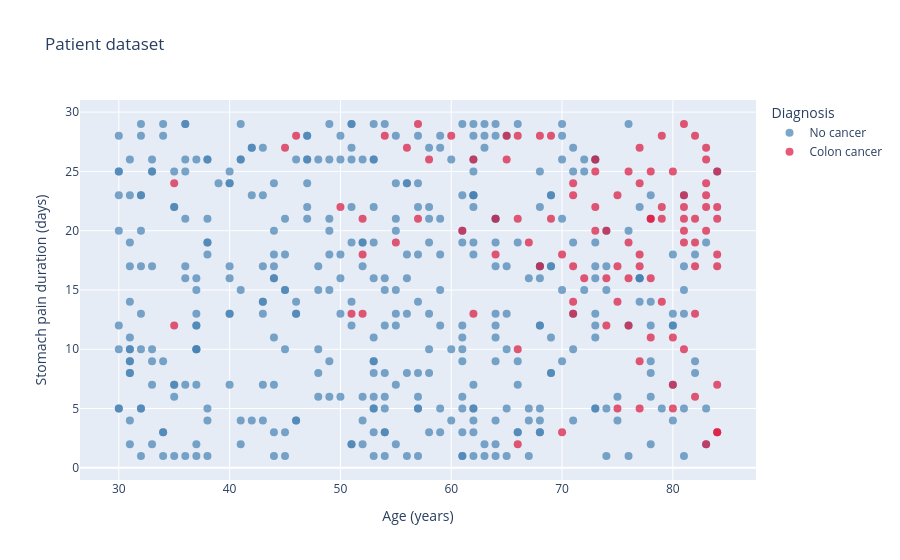

The notebook cell saved with this chart:
### Markdown cell above
### Let's have a look at the dataset first

### Code cell
fig = px.scatter(
df_cancer,
x='age',
y='stomach_pain_duration',
color=df_cancer['has_colon_cancer'].map({0: 'No cancer', 1: 'Colon cancer'}),
color_discrete_map={'No cancer': 'steelblue', 'Colon cancer': 'crimson'},
labels={
'age': 'Age (years)',
'stomach_pain_duration': 'Stomach pain duration (days)',
'color': 'Diagnosis'
},
title='Patient dataset',
opacity=0.7,
)

fig.update_traces(marker=dict(size=8))
fig.show()

### Figure 1 — Plotly figure (JSON) as saved in the notebook; plotly's stock layout.template omitted (floating-point values rounded to 4 significant figures; data arrays with more than 128 entries replaced by an {"elided": "..."} marker saying what was removed)
{"data": [{"hovertemplate": "Diagnosis=No cancer<br>Age (years)=%{x}<br>Stomach pain duration (days)=%{y}<extra></extra>", "legendgroup": "No cancer", "marker": {"color": "steelblue", "opacity": 0.7, "size": 8, "symbol": "circle"}, "mode": "markers", "name": "No cancer", "orientation": "v", "showlegend": true, "type": "scatter", "x": {"elided": "398 int values"}, "xaxis": "x", "y": {"elided": "398 int values"}, "yaxis": "y"}, {"hovertemplate": "Diagnosis=Colon cancer<br>Age (years)=%{x}<br>Stomach pain duration (days)=%{y}<extra></extra>", "legendgroup": "Colon cancer", "marker": {"color": "crimson", "opacity": 0.7, "size": 8, "symbol": "circle"}, "mode": "markers", "name": "Colon cancer", "orientation": "v", "showlegend": true, "type": "scatter", "x": [72, 68, 82, 65, 82, 73, 78, 71, 57, 80, 84, 81, 79, 82, 73, 76, 83, 55, 45, 74, 76, 71, 77, 84, 66, 64, 64, 76, 84, 71, 80, 68, 57, 74, 73, 84, 56, 81, 66, 62, 71, 83, 70, 81, 83, 66, 61, 84, 84, 81, 35, 77, 70, 62, 69, 79, 81, 78, 77, 83, 81, 78, 77, 54, 58, 83, 65, 50, 77, 84, 67, 80, 77, 78, 73, 75, 82, 78, 75, 82, 60, 52, 69, 75, 79, 76, 51, 52, 71, 46, 83, 84, 79, 74, 75, 80, 52, 81, 83, 66, 82, 35], "xaxis": "x", "y": [16, 28, 28, 26, 21, 22, 25, 13, 21, 7, 22, 29, 28, 17, 26, 16, 20, 19, 27, 20, 12, 23, 9, 7, 21, 18, 21, 25, 3, 24, 5, 17, 29, 12, 20, 21, 27, 21, 10, 26, 14, 23, 18, 10, 27, 2, 20, 17, 25, 19, 12, 27, 3, 13, 28, 21, 22, 21, 5, 22, 23, 11, 24, 28, 26, 26, 28, 22, 17, 3, 19, 25, 18, 21, 25, 17, 13, 16, 23, 6, 28, 21, 21, 14, 14, 19, 13, 13, 17, 28, 2, 18, 22, 16, 5, 11, 18, 20, 24, 28, 19, 24], "yaxis": "y"}], "layout": {"legend": {"title": {"text": "Diagnosis"}, "tracegroupgap": 0}, "title": {"text": "Patient dataset"}, "xaxis": {"anchor": "y", "domain": [0, 1], "title": {"text": "Age (years)"}}, "yaxis": {"anchor": "x", "domain": [0, 1], "title": {"text": "Stomach pain duration (days)"}}}}
